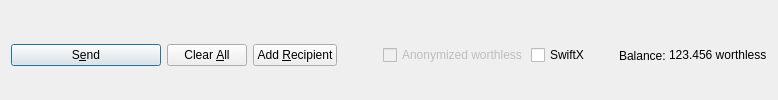
         <widget class="QFrame" name="frame_Send">
          <layout class="QHBoxLayout" name="horizontalLayout">
           <property name="bottomMargin">
            <number>0</number>
           </property>
           <item>
            <widget class="QPushButton" name="sendButton">
             <property name="minimumSize">
              <size>
               <width>150</width>
               <height>0</height>
              </size>
             </property>
             <property name="toolTip">
              <string>Confirm the send action</string>
             </property>
             <property name="text">
              <string>S&amp;end</string>
             </property>
             <property name="icon">
              <iconset resource="../worthless.qrc">
               <normaloff>:/icons/send</normaloff>:/icons/send</iconset>
             </property>
             <property name="autoDefault">
              <bool>false</bool>
             </property>
             <property name="default">
              <bool>true</bool>
             </property>
            </widget>
           </item>
           <item>
            <widget class="QPushButton" name="clearButton">
             <property name="sizePolicy">
              <sizepolicy hsizetype="Minimum" vsizetype="Fixed">
               <horstretch>0</horstretch>
               <verstretch>0</verstretch>
              </sizepolicy>
             </property>
             <property name="toolTip">
              <string>Clear all fields of the form.</string>
             </property>
             <property name="text">
              <string>Clear &amp;All</string>
             </property>
             <property name="icon">
              <iconset resource="../worthless.qrc">
               <normaloff>:/icons/remove</normaloff>:/icons/remove</iconset>
             </property>
             <property name="autoDefault">
              <bool>false</bool>
             </property>
            </widget>
           </item>
           <item>
            <widget class="QPushButton" name="addButton">
             <property name="toolTip">
              <string>Send to multiple recipients at once</string>
             </property>
             <property name="text">
              <string>Add &amp;Recipient</string>
             </property>
             <property name="icon">
              <iconset resource="../worthless.qrc">
               <normaloff>:/icons/add</normaloff>:/icons/add</iconset>
             </property>
             <property name="autoDefault">
              <bool>false</bool>
             </property>
            </widget>
           </item>
           <item>
            <spacer name="horizontalSpacer">
             <property name="orientation">
              <enum>Qt::Horizontal</enum>
             </property>
             <property name="sizeHint" stdset="0">
              <size>
               <width>40</width>
               <height>20</height>
              </size>
             </property>
            </spacer>
           </item>
           <item>
            <layout class="QHBoxLayout" name="horizontalLayout_2">
             <property name="spacing">
              <number>3</number>
             </property>
             <item>
              <widget class="QCheckBox" name="checkzECA">
               <property name="enabled">
                <bool>false</bool>
               </property>
               <property name="text">
                <string>Anonymized worthless</string>
               </property>
              </widget>
             </item>
             <item>
              <widget class="QCheckBox" name="checkSwiftTX">
               <property name="enabled">
                <bool>true</bool>
               </property>
               <property name="minimumSize">
                <size>
                 <width>85</width>
                 <height>0</height>
                </size>
               </property>
               <property name="text">
                <string>SwiftX</string>
               </property>
              </widget>
             </item>
             <item>
              <widget class="QLabel" name="label">
               <property name="text">
                <string>Balance:</string>
               </property>
              </widget>
             </item>
             <item>
              <widget class="QLabel" name="labelBalance">
               <property name="sizePolicy">
                <sizepolicy hsizetype="Preferred" vsizetype="Fixed">
                 <horstretch>0</horstretch>
                 <verstretch>0</verstretch>
                </sizepolicy>
               </property>
               <property name="cursor">
                <cursorShape>IBeamCursor</cursorShape>
               </property>
               <property name="text">
                <string notr="true">123.456 worthless</string>
               </property>
               <property name="textInteractionFlags">
                <set>Qt::LinksAccessibleByMouse|Qt::TextSelectableByKeyboard|Qt::TextSelectableByMouse</set>
               </property>
              </widget>
             </item>
            </layout>
           </item>
          </layout>
         </widget>
